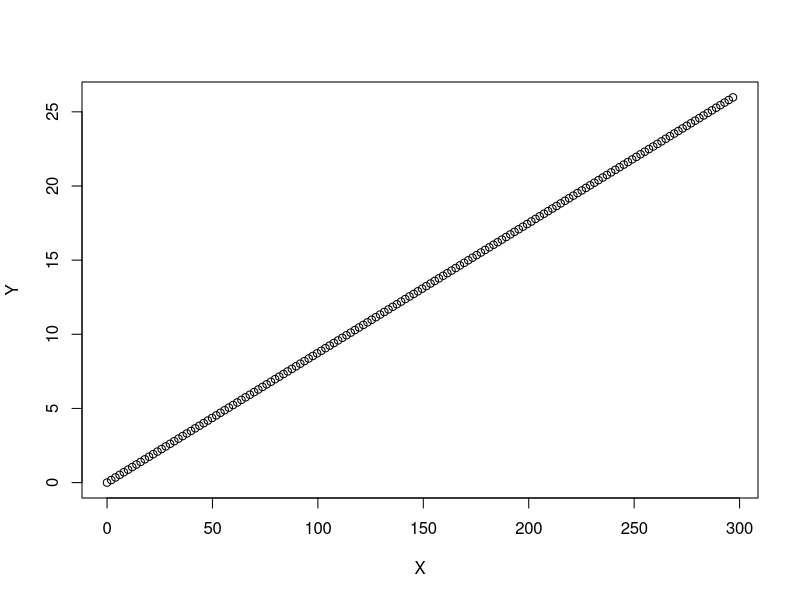

The R source for this figure:
## ---- chunk 1
knitr::opts_chunk$set(echo = TRUE)
## ---- chunk 2
data <- read.csv("myTimeSteppingExampleDataR.csv")  # read csv file 

View(data) # view time step data 

plot(data$X, data$Y, xlab = "X", ylab = "Y") # plotting loaded data and changing axis labels

